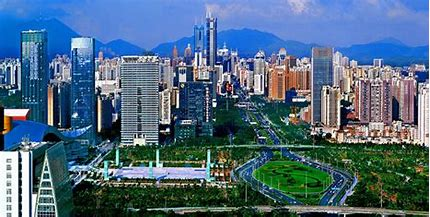
#> input picture Fundamentals of digital image/OIP-C.jpg, 430 x 217 px, found by its file name
$ jupyter execute 'Read and Save Image.ipynb'
#> lines starting #> are read from the running program, lines starting #| are printed output that depends on the picture
[cell 1]
import cv2
img = cv2.imread('.\OIP-C.jpg', cv2.IMREAD_COLOR)
#> img is the input picture: shape (217, 430, 3); mean B, G, R 127.1, 105.4, 78.1
cv2.imshow('mag1', img)
#cv2.waitKey(0)
print(img.shape)
#| (217, 430, 3)
img2 = img - 10
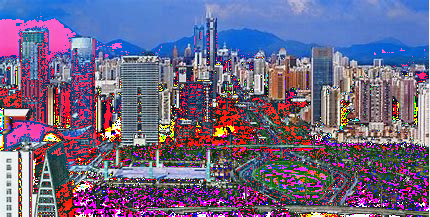
#> img2: shape (217, 430, 3); mean B, G, R 134.2, 101.8, 111.6
cv2.imshow('mag2', img2)
cv2.waitKey(0)
